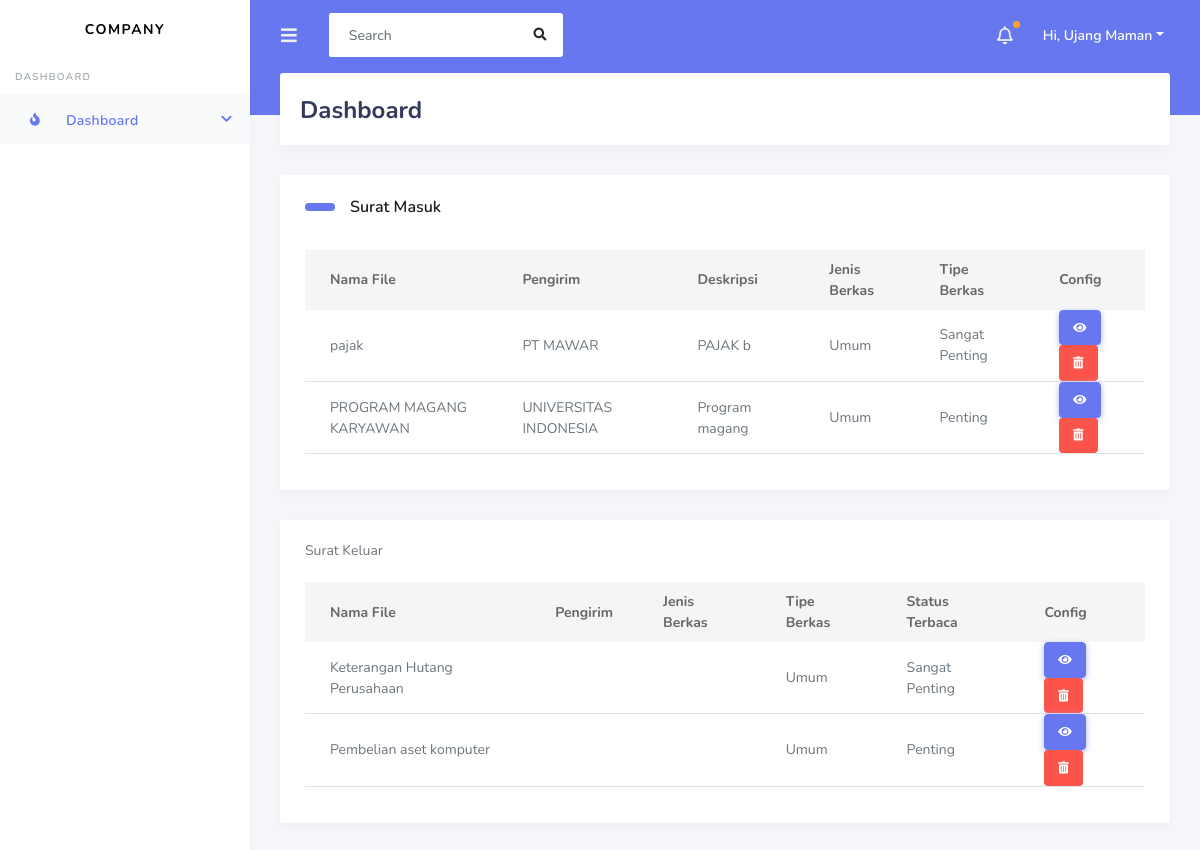
The app's page /super/users/super_user/, older data.
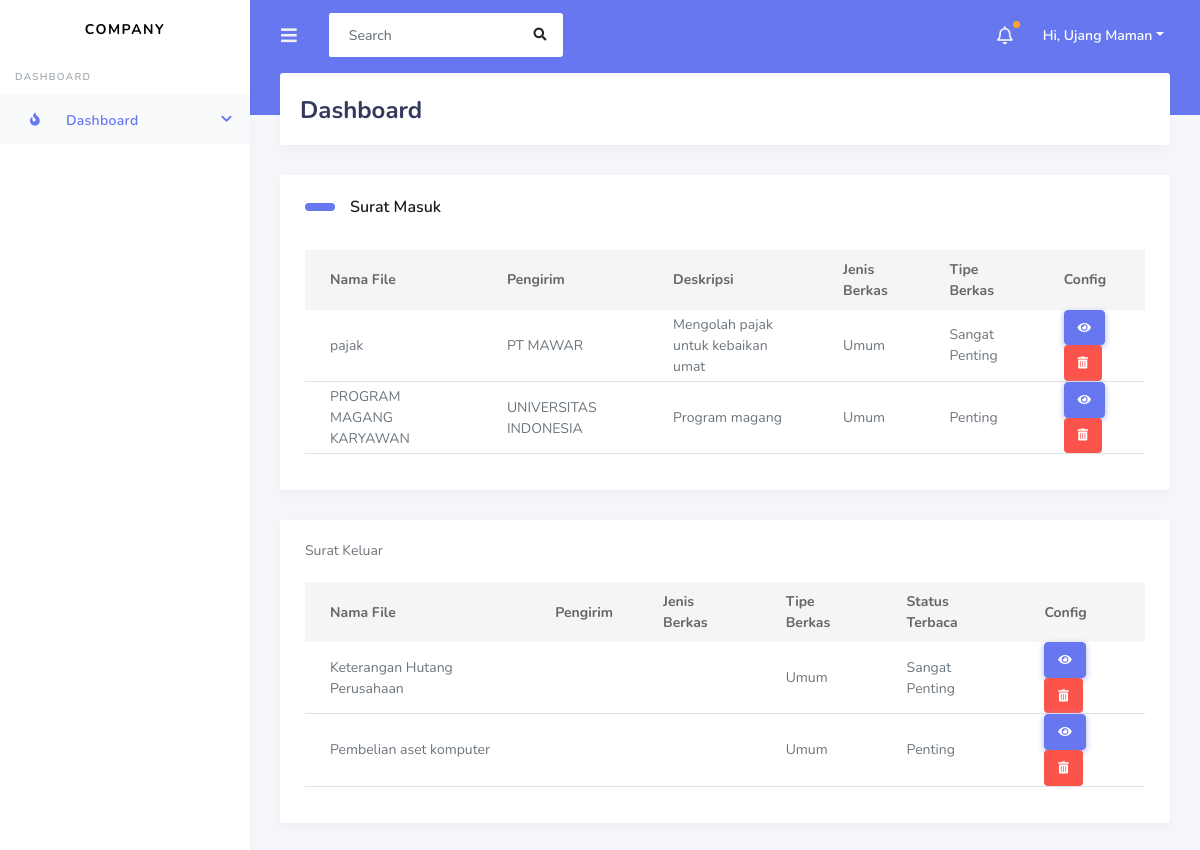
The same page, newer data.
### arsip/models.py (models this page shows, shortened)
class SuratMasuk(models.Model):
    TYPE_BERKAS = [('B', 'Biasa'), ('P', 'Penting'), ('SP', 'Sangat Penting')]
    file = models.ManyToManyField(File)
    fileName = models.CharField(max_length=40, default=file.name)
    jenisBerkas = models.ForeignKey(JenisBerkas, on_delete=models.CASCADE)
    typeBerkas = models.CharField(choices=TYPE_BERKAS, max_length=10, default='B')
    department = models.ManyToManyField(Department)
    upload_for = models.ManyToManyField(Pengguna, related_name='target')
    address_sender = models.CharField(max_length=160, null=True)
    sender = models.CharField(max_length=120, null=True)
    description = models.CharField(max_length=60)
    upload_by = models.ForeignKey(Pengguna, related_name='uploaded', on_delete=models.CASCADE)
    created_at = models.DateTimeField(default=timezone.now)
    url = models.CharField(null=True, max_length=40)
    reader = models.ManyToManyField(Pengguna, related_name='reader', blank=True)
    signature = models.ManyToManyField(Pengguna, related_name='signature', blank=True)
    approve_by = models.ManyToManyField(Pengguna, related_name='approved', blank=True)
    status = models.BooleanField(default=True)

class JenisBerkas(models.Model):
    jenisCode = models.CharField(max_length=6)
    jenisName = models.CharField(max_length=16)
    status = models.BooleanField(default=True)
    def __str__(self):
        return self.jenisName

### arsip/views.py (the view)
# urls.py: path('super/<str:department>/<str:divisi>/', rootDivisi),
def rootDivisi(request, department, divisi):
    if (request.method=='GET'):
        try:
            sm_list = SuratMasuk.objects.all()
            sk_list = SuratKeluar.objects.all()
            return render(request, 'root_division.html', context={
                'sm_list': sm_list,
                'sk_list': sk_list
            })
        except:
            print('EROR SAAT MENGAMBIL DATA DIVISI')
    return render(request, 'root.html', context={})

### arsip/templates/root_division.html (shortened to what the changed rows need)
{% extends 'base.html' %}
{% block content %}
<div id="app">
  <div class="main-wrapper">
    <div class="main-content">
      <section class="section">
        <div class="section-header">
          <h1>Dashboard</h1>
        </div>
        <div class="row">
          <div class="col-12">
            <div class="card">
              <div class="card-body">
                <table class="table table-hover">
                  <thead>
                    <tr>
                      <th scope="col">Nama File</th>
                      <th scope="col">Pengirim</th>
                      <th scope="col">Deskripsi</th>
                      <th scope="col">Jenis Berkas</th>
                      <th scope="col">Tipe Berkas</th>
                      <th scope="col">Config</th>
                      <br>
                    </tr>
                  </thead>
                  <tbody>
                    {% for i in sm_list %}
                    <tr>
                      <td>{{ i.fileName }}</td>
                      <td>{{ i.sender}} </td>
                      <td>{{ i.description}} </td>
                      <td>{{ i.jenisBerkas}} </td>
                      <td>{{ i.get_typeBerkas_display }} </td>
                      <td>
                        <form method="/delete/">
                          <a href="{{i.fileName}}" class="btn btn-primary"><i class="fa fa-eye"></i></a>
                          <button class="btn bg-danger text-white"><i class="fa fa-trash-alt white" aria-hidden="true"></i></button>
                        </form>
                      </td>
                    </tr>
                    {% endfor %}
                  </tbody>
                </table>
              </div>
            </div>
          </div>
        </div>
        <div class="row">
          <div class="col-12">
            <div class="card">
              <div class="card-body">
                <table class="table table-hover">
                  <thead>
                    <tr>
                      <th scope="col">Nama File</th>
                      <th scope="col">Pengirim</th>
                      <th scope="col">Jenis Berkas</th>
                      <th scope="col">Tipe Berkas</th>
                      <th scope="col">Status Terbaca</th>
                      <th scope="col">Config</th>
                      <br>
                    </tr>
                  </thead>
                </table>
              </div>
            </div>
          </div>
        </div>
      </section>
    </div>
  </div>
</div>
{%load static%}
{% endblock %}

Row changes from the older to the newer data that the page shows:
changed SuratMasuk "pajak": description "PAJAK b" → "Mengolah pajak untuk kebaikan umat"
